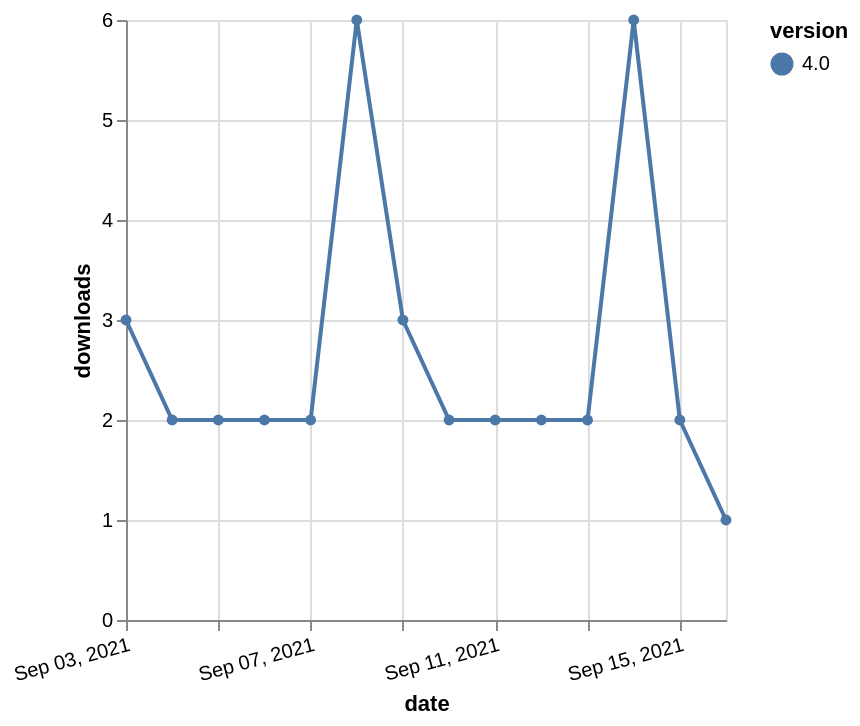

The specification (Vega-Lite) saved for this image:
### Vega-Lite specification from a JSON file in a GitHub repository (floating-point values rounded to 4 significant figures)
{"$schema": "https://vega.github.io/schema/vega-lite/v5.json", "description": "A simple bar chart with embedded data.", "data": {"values": [{"date": "2021-09-03", "total": 2603, "delta": 3, "version": "4.0"}, {"date": "2021-09-04", "total": 2605, "delta": 2, "version": "4.0"}, {"date": "2021-09-05", "total": 2607, "delta": 2, "version": "4.0"}, {"date": "2021-09-06", "total": 2609, "delta": 2, "version": "4.0"}, {"date": "2021-09-07", "total": 2611, "delta": 2, "version": "4.0"}, {"date": "2021-09-08", "total": 2617, "delta": 6, "version": "4.0"}, {"date": "2021-09-09", "total": 2620, "delta": 3, "version": "4.0"}, {"date": "2021-09-10", "total": 2622, "delta": 2, "version": "4.0"}, {"date": "2021-09-11", "total": 2624, "delta": 2, "version": "4.0"}, {"date": "2021-09-12", "total": 2626, "delta": 2, "version": "4.0"}, {"date": "2021-09-13", "total": 2628, "delta": 2, "version": "4.0"}, {"date": "2021-09-14", "total": 2634, "delta": 6, "version": "4.0"}, {"date": "2021-09-15", "total": 2636, "delta": 2, "version": "4.0"}, {"date": "2021-09-16", "total": 2637, "delta": 1, "version": "4.0"}]}, "width": "container", "mark": {"type": "line", "point": {"filled": true}}, "encoding": {"x": {"field": "date", "type": "temporal", "timeUnit": "yearmonthdate", "title": "date", "axis": {"labelAngle": -15}}, "y": {"field": "delta", "type": "quantitative", "title": "downloads"}, "color": {"field": "version", "type": "nominal"}, "tooltip": {"field": "delta"}}}
